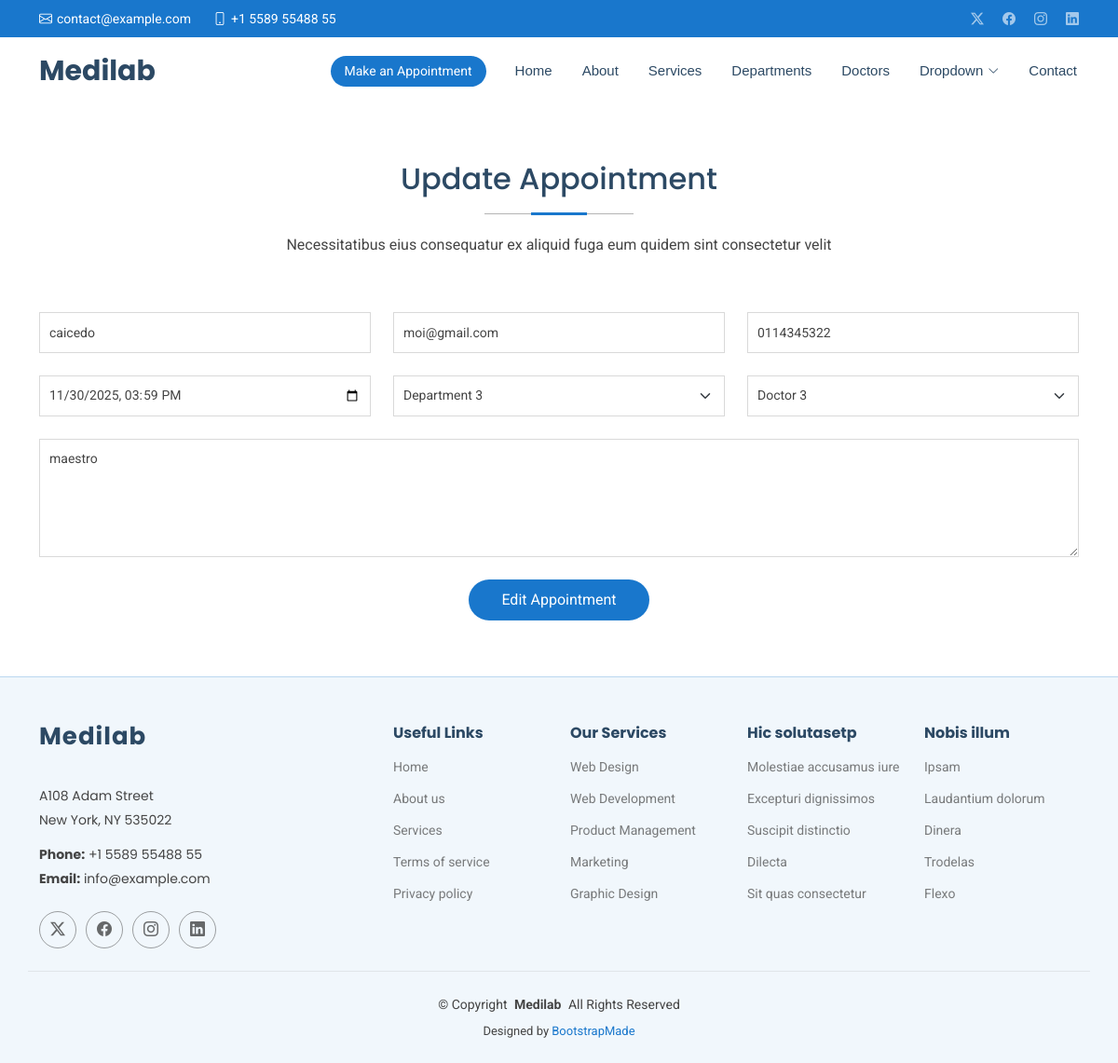
Page /show/edit/5 on the committed database.
### myChapos/models.py (models this page shows, shortened)
class Appointment(models.Model):
    name = models.CharField(max_length=20)
    email = models.EmailField()
    phone = models.CharField(max_length=20)
    datetime = models.DateTimeField()
    department = models.CharField(max_length=20)
    doctors = models.CharField(max_length=20)
    message = models.TextField()

### myChapos/views.py (the view)
# urls.py: path('show/edit/<int:id>', views.edit),
def edit(request, id):
    editappointment = get_object_or_404(Appointment, id=id)
    if request.method == 'POST':
        editappointment.name = request.POST.get('name')
        editappointment.email = request.POST.get('email')
        editappointment.phone = request.POST.get('phone')
        editappointment.datetime = request.POST.get('date')
        editappointment.department = request.POST.get('department')
        editappointment.doctors = request.POST.get('doctor')
        editappointment.message = request.POST.get('message')
        editappointment.save()
        messages.success(request, 'umechange iyo samo vismooth')
        return render(request, 'edit.html')
    else:
        return render(request, 'edit.html', context={'editappointment': editappointment})

### templates/edit.html (shortened to what this page needs)
{% extends "starter-page.html" %}
{% load static %}
{% block content %}
    <section id="appointment" class="appointment section">
      <div class="container section-title" data-aos="fade-up">
        <h2>Update Appointment</h2>
        <p>Necessitatibus eius consequatur ex aliquid fuga eum quidem sint consectetur velit</p>
      </div>
      <div class="container" data-aos="fade-up" data-aos-delay="100">
        <form method="post" action="{% url 'edit' editappointment.id %}" class="php-email-form">
          <div class="row">
            <div class="col-md-4 form-group">
              <input type="text" value="{{ editappointment.name }}" name="name" class="form-control" id="name" placeholder="Your Name" required="">
            </div>
            <div class="col-md-4 form-group mt-3 mt-md-0">
              <input type="email" value="{{ editappointment.email }}" class="form-control" name="email" id="email" placeholder="Your Email" required="">
            </div>
            <div class="col-md-4 form-group mt-3 mt-md-0">
              <input type="tel" value="{{ editappointment.phone }}" class="form-control" name="phone" id="phone" placeholder="Your Phone" required="">
            </div>
          </div>
          <div class="row">
            <div class="col-md-4 form-group mt-3">
              <input type="datetime-local" value="{{ editappointment.datetime|date:'Y-m-d\\TH:i' }}" name="date" class="form-control datepicker" id="date" placeholder="Appointment Date" required="">
            </div>
            <div class="col-md-4 form-group mt-3">
              <select name="department" value="{{ editappointment.department }}" id="department" class="form-select" required="">
                <option value="Department 3" {% if editappointment.department == "Department 3" %} selected  {% endif %}>Department 3</option>
              </select>
            </div>
            <div class="col-md-4 form-group mt-3">
              <select name="doctor" value="{{ editappointment.doctors }}" id="doctor" class="form-select" required="">
                <option value="Doctor 3" {% if editappointment.doctors == "Doctor 3" %} selected  {% endif %}>Doctor 3</option>
              </select>
            </div>
          </div>
          <div class="form-group mt-3">
            <textarea class="form-control" value="{{ editappointment.message }}" name="message" rows="5" placeholder="Message (Optional)">{{ editappointment.message }}</textarea>
          </div>
          <div class="mt-3">
            <div class="text-center"><button type="submit">Edit Appointment</button></div>
          </div>
        </form>
      </div>
    </section>
{% endblock content%}

### static/assets/css/main.css (style rules this page uses)
:root { --default-font: "Roboto", system-ui, -apple-system, "Segoe UI", Roboto, "Helvetica Neue", Arial, "Noto Sans", "Liberation Sans", sans-serif, "Apple Color Emoji", "Segoe UI Emoji", "Segoe UI Symbol", "Noto Color Emoji"; --heading-font: "Poppins", sans-serif; --nav-font: "Raleway", sans-serif; }
:root { --background-color: #ffffff; --default-color: #444444; --heading-color: #2c4964; --accent-color: #1977cc; --surface-color: #ffffff; --contrast-color: #ffffff; }
:root { --nav-color: #2c4964; --nav-hover-color: #1977cc; --nav-mobile-background-color: #ffffff; --nav-dropdown-background-color: #ffffff; --nav-dropdown-color: #2c4964; --nav-dropdown-hover-color: #1977cc; }
:root { scroll-behavior: smooth; }
body { color: var(--default-color); background-color: var(--background-color); font-family: var(--default-font); }
h1, h2, h3, h4, h5, h6 { color: var(--heading-color); font-family: var(--heading-font); }
section, .section { color: var(--default-color); background-color: var(--background-color); padding: 60px 0; scroll-margin-top: 72px; overflow: clip; }
.section-title { text-align: center; padding-bottom: 60px; position: relative; }
.section-title h2 { font-size: 32px; font-weight: 500; margin-bottom: 20px; padding-bottom: 20px; position: relative; }
.section-title h2:before { content: ""; position: absolute; display: block; width: 160px; height: 1px; background: color-mix(in srgb, var(--default-color), transparent 60%); left: 0; right: 0; bottom: 1px; margin: auto; }
.section-title h2::after { content: ""; position: absolute; display: block; width: 60px; height: 3px; background: var(--accent-color); left: 0; right: 0; bottom: 0; margin: auto; }
.section-title p { margin-bottom: 0; }
.appointment .php-email-form { width: 100%; }
.appointment .php-email-form .form-group { padding-bottom: 8px; }
.appointment .php-email-form input, .appointment .php-email-form textarea, .appointment .php-email-form select { color: var(--default-color); background-color: transparent; border-color: color-mix(in srgb, var(--default-color), transparent 80%); border-radius: 0; box-shadow: none; font-size: 14px; padding: 10px !important; }
.appointment .php-email-form input::placeholder, .appointment .php-email-form textarea::placeholder, .appointment .php-email-form select::placeholder { color: color-mix(in srgb, var(--default-color), transparent 70%); }
.appointment .php-email-form input, .appointment .php-email-form select { height: 44px; }
.appointment .php-email-form textarea { padding: 10px 12px; }
.appointment .php-email-form button[type=submit] { background: var(--accent-color); border: 0; padding: 10px 35px; color: #fff; transition: 0.4s; border-radius: 50px; }

### rows in the picture
Appointment: name "caicedo", email "moi@gmail.com", phone "0114345322", date "11/30/2025 15:59", department "Department 3", doctor "Doctor 3", message "maestro"
